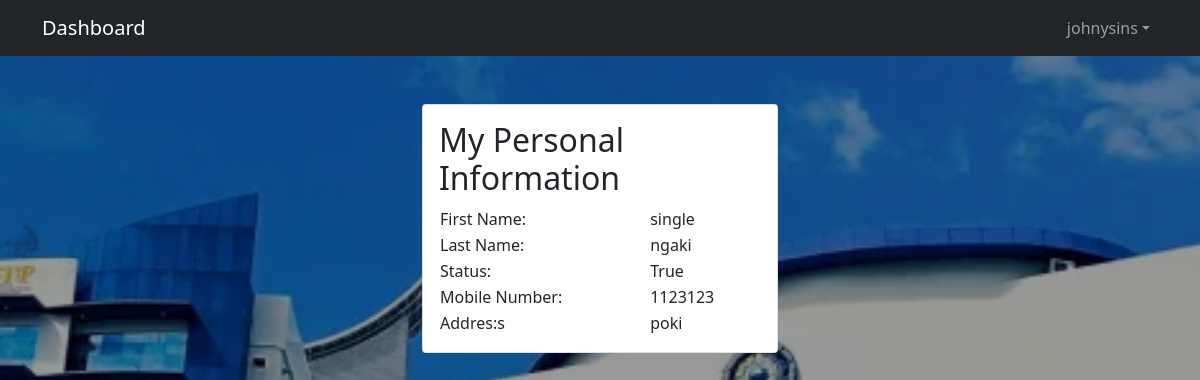
The app's page /myinfo/ (signed in) with its own data.
### base/models.py (models this page shows)
class Userinfo(models.Model):
    teacherinfo=models.ForeignKey(User,on_delete=models.CASCADE)
    firstname=models.CharField(max_length=200)
    lastname=models.CharField(max_length=200)
    status=models.CharField(max_length=200)
    mobilenum=models.IntegerField()
    address=models.CharField(max_length=200)

### base/views.py (the view)
# urls.py: path('myinfo/', views.myinfo,name="myinfo"),
@login_required(login_url='loginpage')
def myinfo(request):
    try:
        obj=Userinfo.objects.get(teacherinfo=request.user)
    except:
        return redirect('updateinfo')
    obj=Userinfo.objects.get(teacherinfo=request.user)
    context={
        'obj':obj
    }
    return render(request,"base/myinfo.html",context)

### base/templates/base/myinfo.html
{% extends 'main.html' %}
{% load static %}
{% block content %}
<div class="container mt-10">
    <div class="row pt-5">
        <div class="col-sm-4"></div>
        <div class="col-sm-4">
            <div class="card">
                <div class="card-body">
                    <h2>My Personal Information</h2>
                    <table  style="width: 100%;">
                        <tr>
                            <td>First Name:</td>
                            <td>{{ obj.firstname }}</td>
                        </tr>
                        <tr>
                            <td>Last Name:</td>
                            <td>{{ obj.lastname }}</td>
                        </tr>
                        <tr>
                            <td>Status:</td>
                            <td>{{ obj.status }}</td>
                        </tr>
                        <tr>
                            <td>Mobile Number:</td>
                            <td>{{ obj.mobilenum }}</td>
                        </tr>
                        <tr>
                            <td>Addres:s</td>
                            <td>{{ obj.address }}</td>
                        </tr>
                    </table>
                </div>
            </div>
        </div>
        <div class="col-sm-4"></div>
    </div>
</div>
{% endblock content %}

### templates/navbar.html (shortened to what this page needs)
<nav class="navbar navbar-expand-sm bg-dark navbar-dark justify-content-end">
    <div class="container">
      {% if request.user.is_authenticated %}
      <a class="navbar-brand" href="{% url 'home' %}">Dashboard</a>
      {% else %}
      <a class="navbar-brand" href="#">User Authentication</a>
      {% endif %}
      <div class="collapse navbar-collapse" id="collapsibleNavbar">
        {% if request.user.is_authenticated %}
        <ul class="navbar-nav ms-auto">
          <li class="nav-item dropdown">
            <a class="nav-link dropdown-toggle" href="#" role="button" data-bs-toggle="dropdown">{{ request.user }}</a>
          </li>
        </ul>
        {% endif %}
      </div>
    </div>
  </nav>

### static/css/mystyle.css (style rules this page uses)
body { margin:0px; padding:0px; width: 100%; }

### records on screen
Userinfo: firstname "single", lastname "ngaki", status "True", mobilenum "1123123", address "poki"

### other values on screen
{{ request.user }} "johnysins"
